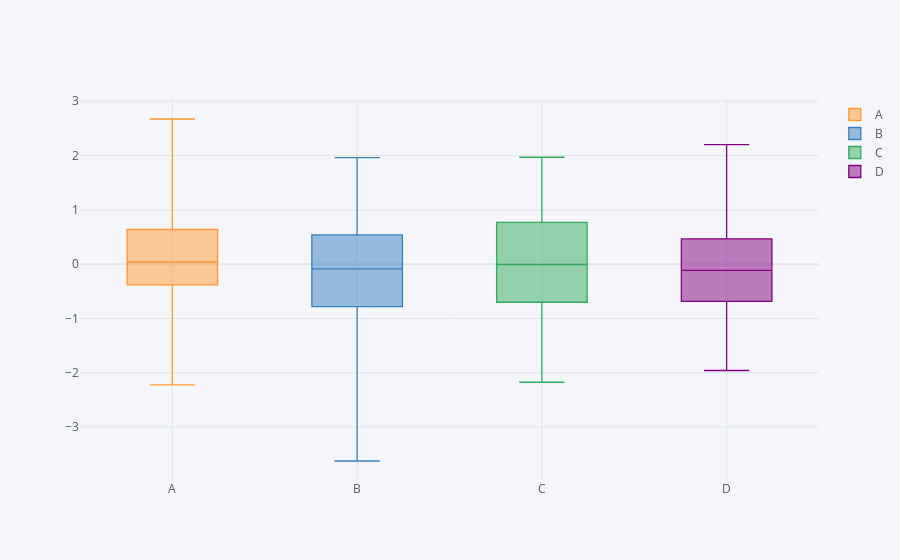

Notebook code for this chart:
### Code cell
# Box plots
df.iplot(kind='box')
